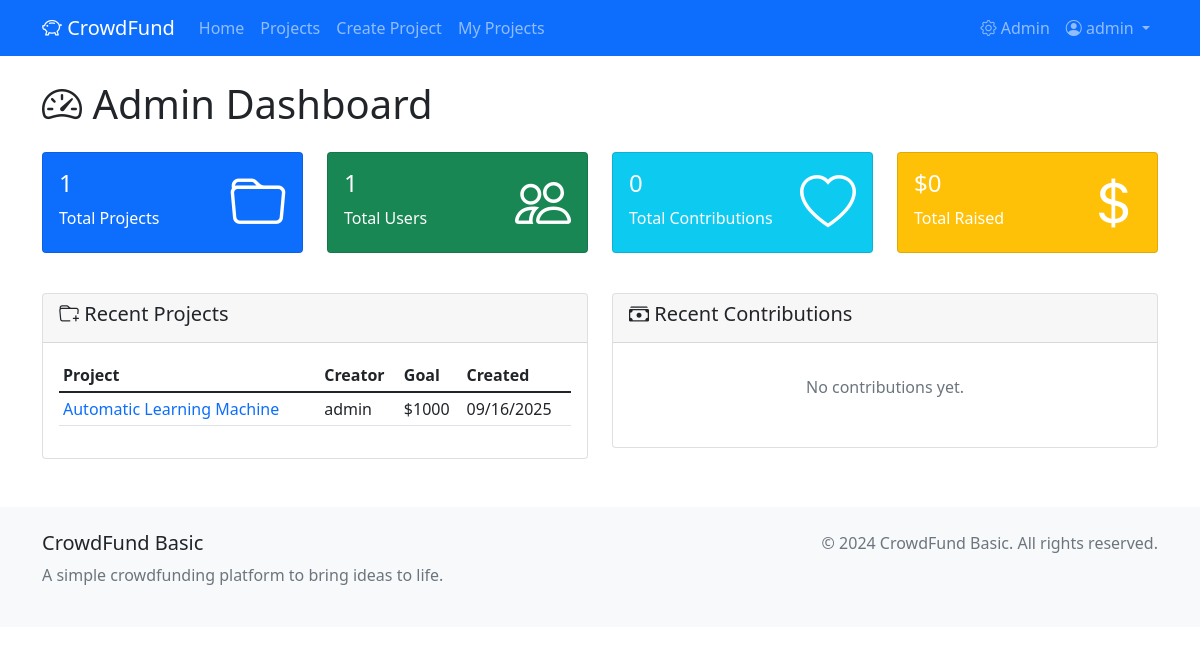
The page /admin (signed in) on the database its author committed.
### app.py (models this page shows, shortened)
class User(UserMixin, db.Model):
    __tablename__ = 'users'
    id = db.Column(db.Integer, primary_key=True)
    username = db.Column(db.String(80), unique=True, nullable=False)
    email = db.Column(db.String(120), unique=True, nullable=False)
    password_hash = db.Column(db.String(200), nullable=False)
    is_admin = db.Column(db.Boolean, default=False)
    created_at = db.Column(db.DateTime, default=datetime.utcnow)
    projects = db.relationship('Project', backref='creator', lazy=True, cascade='all, delete-orphan')
    contributions = db.relationship('Contribution', backref='contributor', lazy=True, cascade='all, delete-orphan')

class Project(db.Model):
    __tablename__ = 'projects'
    id = db.Column(db.Integer, primary_key=True)
    title = db.Column(db.String(200), nullable=False)
    description = db.Column(db.Text, nullable=False)
    funding_goal = db.Column(db.Float, nullable=False)
    comments = db.Column(db.Text, default='')  # Comments as JSON string or simple text
    created_at = db.Column(db.DateTime, default=datetime.utcnow)
    user_id = db.Column(db.Integer, db.ForeignKey('users.id'), nullable=False)
    category_id = db.Column(db.Integer, db.ForeignKey('categories.id'), nullable=False)
    contributions = db.relationship('Contribution', backref='project', lazy=True, cascade='all, delete-orphan')

### app.py (the view)
@app.route('/admin')
@login_required
def admin_dashboard():
    if not current_user.is_admin:
        flash('Access denied. Admin privileges required.', 'danger')
        return redirect(url_for('home'))
    total_projects = Project.query.count()
    total_users = User.query.count()
    total_contributions = Contribution.query.count()
    total_raised = db.session.query(db.func.sum(Contribution.amount)).scalar() or 0
    recent_projects = Project.query.order_by(Project.created_at.desc()).limit(10).all()
    recent_contributions = Contribution.query.order_by(Contribution.created_at.desc()).limit(10).all()
    return render_template('admin_dashboard.html',
                         total_projects=total_projects,
                         total_users=total_users,
                         total_contributions=total_contributions,
                         total_raised=total_raised,
                         recent_projects=recent_projects,
                         recent_contributions=recent_contributions)

### app.py (called while the page is built)
@login_manager.user_loader
def load_user(user_id):
    return User.query.get(int(user_id))

### templates/admin_dashboard.html (shortened to what this page needs)
{% extends "base.html" %}
{% block content %}
<div class="container my-4">
    <div class="row">
        <div class="col-12">
            <h1 class="mb-4">
                <i class="bi bi-speedometer2"></i> Admin Dashboard
            </h1>
        </div>
    </div>
    <div class="row mb-4">
        <div class="col-lg-3 col-md-6 mb-3">
            <div class="card bg-primary text-white">
                <div class="card-body">
                    <div class="d-flex justify-content-between">
                        <div>
                            <h4>{{ total_projects }}</h4>
                            <p class="mb-0">Total Projects</p>
                        </div>
                        <div class="align-self-center">
                            <i class="bi bi-folder display-4"></i>
                        </div>
                    </div>
                </div>
            </div>
        </div>
        <div class="col-lg-3 col-md-6 mb-3">
            <div class="card bg-success text-white">
                <div class="card-body">
                    <div class="d-flex justify-content-between">
                        <div>
                            <h4>{{ total_users }}</h4>
                            <p class="mb-0">Total Users</p>
                        </div>
                        <div class="align-self-center">
                            <i class="bi bi-people display-4"></i>
                        </div>
                    </div>
                </div>
            </div>
        </div>
        <div class="col-lg-3 col-md-6 mb-3">
            <div class="card bg-info text-white">
                <div class="card-body">
                    <div class="d-flex justify-content-between">
                        <div>
                            <h4>{{ total_contributions }}</h4>
                            <p class="mb-0">Total Contributions</p>
                        </div>
                        <div class="align-self-center">
                            <i class="bi bi-heart display-4"></i>
                        </div>
                    </div>
                </div>
            </div>
        </div>
        <div class="col-lg-3 col-md-6 mb-3">
            <div class="card bg-warning text-white">
                <div class="card-body">
                    <div class="d-flex justify-content-between">
                        <div>
                            <h4>${{ "%.0f"|format(total_raised) }}</h4>
                            <p class="mb-0">Total Raised</p>
                        </div>
                        <div class="align-self-center">
                            <i class="bi bi-currency-dollar display-4"></i>
                        </div>
                    </div>
                </div>
            </div>
        </div>
    </div>
    <div class="row">
        <div class="col-lg-6">
            <div class="card">
                <div class="card-header">
                    <h5><i class="bi bi-folder-plus"></i> Recent Projects</h5>
                </div>
                <div class="card-body">
                    {% if recent_projects %}
                        <div class="table-responsive">
                            <table class="table table-sm">
                                <thead>
                                    <tr>
                                        <th>Project</th>
                                        <th>Creator</th>
                                        <th>Goal</th>
                                        <th>Created</th>
                                    </tr>
                                </thead>
                                <tbody>
                                    {% for project in recent_projects %}
                                    <tr>
                                        <td>
                                            <a href="{{ url_for('project_detail', id=project.id) }}" class="text-decoration-none">
                                                {{ project.title[:30] }}{% if project.title|length > 30 %}...{% endif %}
                                            </a>
                                        </td>
                                        <td>{{ project.creator.username }}</td>
                                        <td>${{ "%.0f"|format(project.funding_goal) }}</td>
                                        <td>{{ project.created_at.strftime('%m/%d/%Y') }}</td>
                                    </tr>
                                    {% endfor %}
                                </tbody>
                            </table>
                        </div>
                    {% else %}
                        <p class="text-muted text-center py-3">No projects yet.</p>
                    {% endif %}
                </div>
            </div>
        </div>
        <div class="col-lg-6">
            <div class="card">
                <div class="card-header">
                    <h5><i class="bi bi-cash-stack"></i> Recent Contributions</h5>
                </div>
                <div class="card-body">
                    {% if recent_contributions %}
                        <div class="table-responsive">
                            <table class="table table-sm">
                                <thead>
                                    <tr>
                                        <th>Contributor</th>
                                        <th>Amount</th>
                                        <th>Project</th>
                                        <th>Date</th>
                                    </tr>
                                </thead>
                                <tbody>
                                    {% for contribution in recent_contributions %}
                                    <tr>
                                        <td>{{ contribution.contributor.username }}</td>
                                        <td class="contribution-amount">${{ "%.2f"|format(contribution.amount) }}</td>
                                        <td>
                                            <a href="{{ url_for('project_detail', id=contribution.project.id) }}" class="text-decoration-none">
                                                {{ contribution.project.title[:20] }}{% if contribution.project.title|length > 20 %}...{% endif %}
                                            </a>
                                        </td>
                                        <td>{{ contribution.created_at.strftime('%m/%d/%Y') }}</td>
                                    </tr>
                                    {% endfor %}
                                </tbody>
                            </table>
                        </div>
                    {% else %}
                        <p class="text-muted text-center py-3">No contributions yet.</p>
                    {% endif %}
                </div>
            </div>
        </div>
    </div>
</div>
{% endblock %}

### templates/base.html (shortened to what this page needs)
<!DOCTYPE html>
<html lang="en">
<head>
    <link href="https://cdn.jsdelivr.net/npm/bootstrap@5.1.3/dist/css/bootstrap.min.css" rel="stylesheet">
    <link href="https://cdn.jsdelivr.net/npm/bootstrap-icons@1.7.2/font/bootstrap-icons.css" rel="stylesheet">
</head>
<body>
    <nav class="navbar navbar-expand-lg navbar-dark bg-primary">
        <div class="container">
            <a class="navbar-brand" href="{{ url_for('home') }}">
                <i class="bi bi-piggy-bank"></i> CrowdFund
            </a>
            <div class="collapse navbar-collapse" id="navbarNav">
                <ul class="navbar-nav me-auto">
                    <li class="nav-item">
                        <a class="nav-link" href="{{ url_for('home') }}">Home</a>
                    </li>
                    <li class="nav-item">
                        <a class="nav-link" href="{{ url_for('projects') }}">Projects</a>
                    </li>
                    {% if current_user.is_authenticated %}
                    <li class="nav-item">
                        <a class="nav-link" href="{{ url_for('create_project') }}">Create Project</a>
                    </li>
                    <li class="nav-item">
                        <a class="nav-link" href="{{ url_for('my_projects') }}">My Projects</a>
                    </li>
                    {% endif %}
                </ul>
                <ul class="navbar-nav">
                    {% if current_user.is_authenticated %}
                        {% if current_user.is_admin %}
                        <li class="nav-item">
                            <a class="nav-link" href="{{ url_for('admin_dashboard') }}">
                                <i class="bi bi-gear"></i> Admin
                            </a>
                        </li>
                        {% endif %}
                        <li class="nav-item dropdown">
                            <a class="nav-link dropdown-toggle" href="#" id="navbarDropdown" role="button" data-bs-toggle="dropdown">
                                <i class="bi bi-person-circle"></i> {{ current_user.username }}
                            </a>
                        </li>
                    {% endif %}
                </ul>
            </div>
        </div>
    </nav>
    <main>
        {% block content %}{% endblock %}
    </main>
    <footer class="py-4 mt-5">
        <div class="container">
            <div class="row">
                <div class="col-md-6">
                    <h5>CrowdFund Basic</h5>
                    <p class="text-muted">A simple crowdfunding platform to bring ideas to life.</p>
                </div>
                <div class="col-md-6 text-md-end">
                    <p class="text-muted">&copy; 2024 CrowdFund Basic. All rights reserved.</p>
                </div>
            </div>
        </div>
    </footer>
</body>
</html>

### templates/base.html (style rules this page uses)
footer { background-color: #f8f9fa; margin-top: 50px; }

### rows shown on the page
User: username "admin"
Project: title "Automatic Learning Machine", creator.username "admin", funding_goal "1000", created_at "09/16/2025"

### other values the page prints
{{ total_projects }} "1"
{{ total_users }} "1"
{{ total_contributions }} "0"
{{ "%.0f"|format(total_raised) }} "0"
